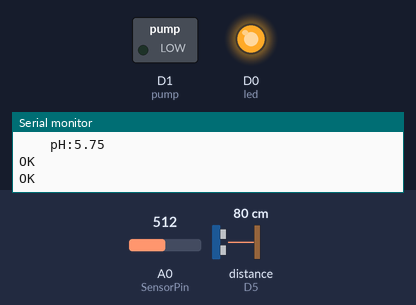
The sketch below on a simulated ESP8266 (NodeMCU). Parts: switched loads named in the sketch (green lamp = pin HIGH), output pins drawn as LEDs (lit = HIGH), the last lines printed to the serial monitor. Wiring (inferred from the names in the program): ultrasonic range finder: trigger D6; echo D5. Inputs (shaded band) come from the test bench; at power-on: distance to the obstacle (sensor on D5) 80 cm, A0 (SensorPin) = 512. The echo pulse lasts 58.3 µs per cm; WiFi joins after 1.5 s; servers stay silent unless stated; uploads are accepted with an empty reply; the modem accepts every AT command (registered, SIM ready, sends succeed) and sends nothing else; pins used as bus, display or sensor lines are not drawn.

Above: at 4.7 s.
4.8 s: distance to the obstacle (sensor on D5) set to 9 cm
10.1 s: distance to the obstacle (sensor on D5) set to 6 cm
At 15.0 s:
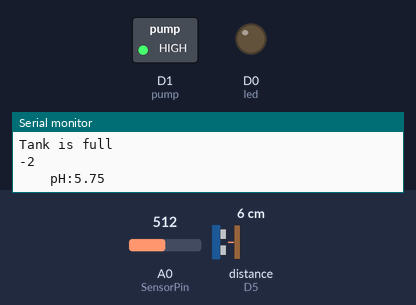
19.0 s: distance to the obstacle (sensor on D5) set to 18 cm
At 20.6 s:
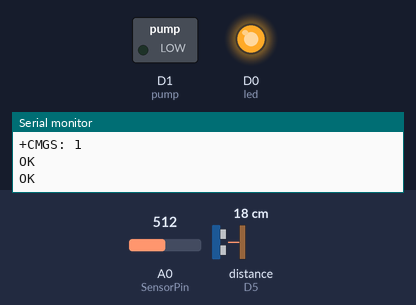
21.2 s: distance to the obstacle (sensor on D5) set to 2 cm
At 31.7 s:
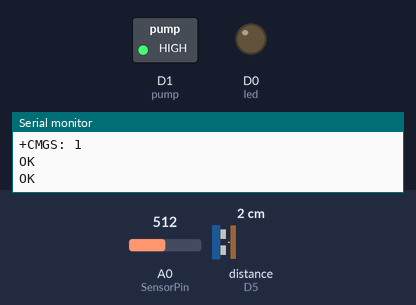
Timing chart, 0 to 33.0 s (numbered marks = the images above; inputs shaded):
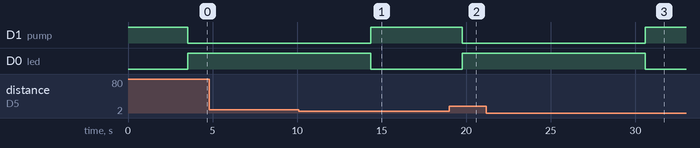

The sketch:

tank_io.ino
```cpp
#include <ESP8266WiFi.h>
#include <ESP8266HTTPClient.h>
#include <Arduino_JSON.h>
#include <ArduinoJson.h>
////////////////////////////////////////
#define HOST "192.168.100.194"
//#define WIFI_SSID "Me"            // WIFI SSID here
//#define WIFI_PASSWORD "dennis22"

//////////////////////////////////////////////
long trig= D6;
long echo= D5;
long duration;
long distance;
///////////////////////////////////////////////
#include <SoftwareSerial.h>
SoftwareSerial mySerial(D8, D7); //SIM800L Tx & Rx is connected to Arduino #3 & #2
////////////////////////////////////////////////
// Update HOST URL here
int led=D0;
int pump =D1;
#define WIFI_SSID "A"            // WIFI SSID here
#define WIFI_PASSWORD "1234567890"

////////////////////////////////////////////////////
String sendval, sendval2, sendval3,  postData, postData2;
//String name = "Dustbin1";
//String location = "It Manager";
/////////////////////////////////////////////////////////

String phoneNumber="0780649018";
  WiFiClient client;
HTTPClient http;

int i=0;
int j=0;
#define SensorPin A0
///////////////////////////////////////////////////////////////////////////////////

unsigned long int avgValue;  //Store the average value of the sensor feedback
float b;
int buf[10],temp;

void setup()
{

  Serial.begin(9600); // Serial Communication for Serial Monitor is starting with 9600 of baudrate speed
   mySerial.begin(9600);
  pinMode(led,OUTPUT);
  pinMode(pump,OUTPUT);
   //callNumber();
   ////////////////////////////////////////////
    pinMode(trig,OUTPUT);
    pinMode(echo,INPUT);
///////////////////////////////////////////////////////////////////
digitalWrite(pump, HIGH);

 while (!mySerial.available()) {
    mySerial.println("AT");
    delay(1000);
    Serial.println("connecting....");
  }
  Serial.println("Connected..");

  delay(1000);
  /////////////////////////////////////////////////////
  ////WiFi.mode(WIFI_STA);
WiFi.begin(WIFI_SSID, WIFI_PASSWORD);                                     //try to connect with wifi
Serial.print("Connecting to ");
Serial.print(WIFI_SSID);
while (WiFi.status() != WL_CONNECTED)
{ Serial.print(".");
    delay(500); }

Serial.println();
Serial.print("Connected to ");
Serial.println(WIFI_SSID);
Serial.print("IP Address is : ");
Serial.println(WiFi.localIP());    //print local IP address
delay(30);

///////////////////////////////////////////////////////

}

void loop()
{


///////////////////////////////////////////////////////////////////////////////////
  digitalWrite(trig,LOW);
  delayMicroseconds(2);
  digitalWrite(trig,HIGH);
  delayMicroseconds(10);
  digitalWrite(trig,LOW);
  duration = pulseIn(echo,HIGH);
  distance=duration*0.017;
  Serial.print("Distance:   ");
  Serial.println(distance);
  Serial.print("");

if(distance<=6){
  if(i==0){
   digitalWrite(led,LOW);
   digitalWrite(pump,HIGH);
   Serial.println("Tank is full");
  //sendSms("Tank is Full");
   i=1;
  }
  else{
    i=0;
    }
}
else{

  if(j==0){
   digitalWrite(led,HIGH);
   digitalWrite(pump,LOW);
   Serial.println("Tank is NOt full Pump is HIGHT");
   //sendSms("Tank is not Full");
   j=1;
  }
  else{
    j=0;
    }
}
long FinalLength=distance-7;
String water=String(FinalLength);
 Serial.println(water);
ph(water);
}
void http1(String value1, String Value2) {
  String sendval = String(value1);
  String sendval2 = String(Value2);

  if (WiFi.status() == WL_CONNECTED) {
    BearSSL::WiFiClientSecure client;
    client.setInsecure(); // Ignore SSL certificate validation

    HTTPClient https;
    https.begin(client, "https://tank.rwandahouseland.com/insert.php"); // HTTPS
    https.setTimeout(3000);

    // Create a JSON object to hold the data
    StaticJsonDocument<200> jsonDoc;
    jsonDoc["sendval"] = sendval;
    jsonDoc["sendval2"] = sendval2;
    String jsonStr;
    serializeJson(jsonDoc, jsonStr);

    // Set the Content-Type header to application/json
    https.addHeader("Content-Type", "application/json");

    int httpCode = https.POST(jsonStr);

    if (httpCode > 0) {
      if (httpCode == HTTP_CODE_OK || httpCode == HTTP_CODE_MOVED_PERMANENTLY) {
        String payload = https.getString();
        Serial.println(payload);
      }
    }
    else {
      Serial.print("HTTP POST request failed with error code: ");
      Serial.println(httpCode);
    }

    https.end();
    delay(1000);
  }
}


void sendSms( String text) {
  mySerial.println("AT");
 updateSerial();
  mySerial.println("AT+CMGF=1");
  updateSerial();
  mySerial.print("AT+CMGS=\"");
  updateSerial();
  mySerial.print(phoneNumber);
  updateSerial();
  mySerial.println("\"");
 updateSerial();
  mySerial.print(text);
updateSerial();
  mySerial.write(26);
  Serial.println("SMS sent to " + phoneNumber);
  delay(1000);
}


  void updateSerial()
{
  delay(500);
  while (Serial.available())
  {
    mySerial.write(Serial.read());//Forward what Serial received to Software Serial Port
  }
  while(mySerial.available())
  {
    Serial.write(mySerial.read());//Forward what Software Serial received to Serial Port
  }
}

void ph(String ph){

  String ph_data;
  for(int i=0;i<10;i++)       //Get 10 sample value from the sensor for smooth the value
  {
    buf[i]=analogRead(SensorPin);
    delay(10);
  }
  for(int i=0;i<9;i++)        //sort the analog from small to large
  {
    for(int j=i+1;j<10;j++)
    {
      if(buf[i]>buf[j])
      {
        temp=buf[i];
        buf[i]=buf[j];
        buf[j]=temp;
      }
    }
  }
  avgValue=0;

  for(int i=2;i<8;i++)                      //take the average value of 6 center sample
    avgValue+=buf[i];
  float phValue=(float)avgValue*5.0/1024/6; //convert the analog into millivolt
  phValue=3.5*phValue-3;                      //convert the millivolt into pH value
  Serial.print("    pH:");
  Serial.print(phValue,2);
  Serial.println(" ");
  //digitalWrite(13, HIGH);
  delay(100);
  //digitalWrite(13, LOW);

  if(phValue<7.49 ){

   ph_data="NOT CLEAN";
   sendSms("Water is not clean");
     http1(ph,ph_data);
  }
  else if(phValue>7.51){
      ph_data=" CLEAN";
        http1(ph,ph_data);
    }
//    else{
//        ph_data="CLEAN";
//          http1(ph,ph_data);
//      }


  }
```

Measured:
- the behaviour switches between 8 and 7 cm on distance to the obstacle (sensor on D5) (found by bisection; images 0 and 1)
- after the input at 10.1 s, D1 (pump): LOW → HIGH after 4.3 s; D0 (led): HIGH → LOW after 4.3 s
- after the input at 19.0 s, D1 (pump): HIGH → LOW after 0.76 s; D0 (led): LOW → HIGH after 0.76 s
- after the input at 21.2 s, D1 (pump): LOW → HIGH after 9.4 s; D0 (led): HIGH → LOW after 9.4 s
